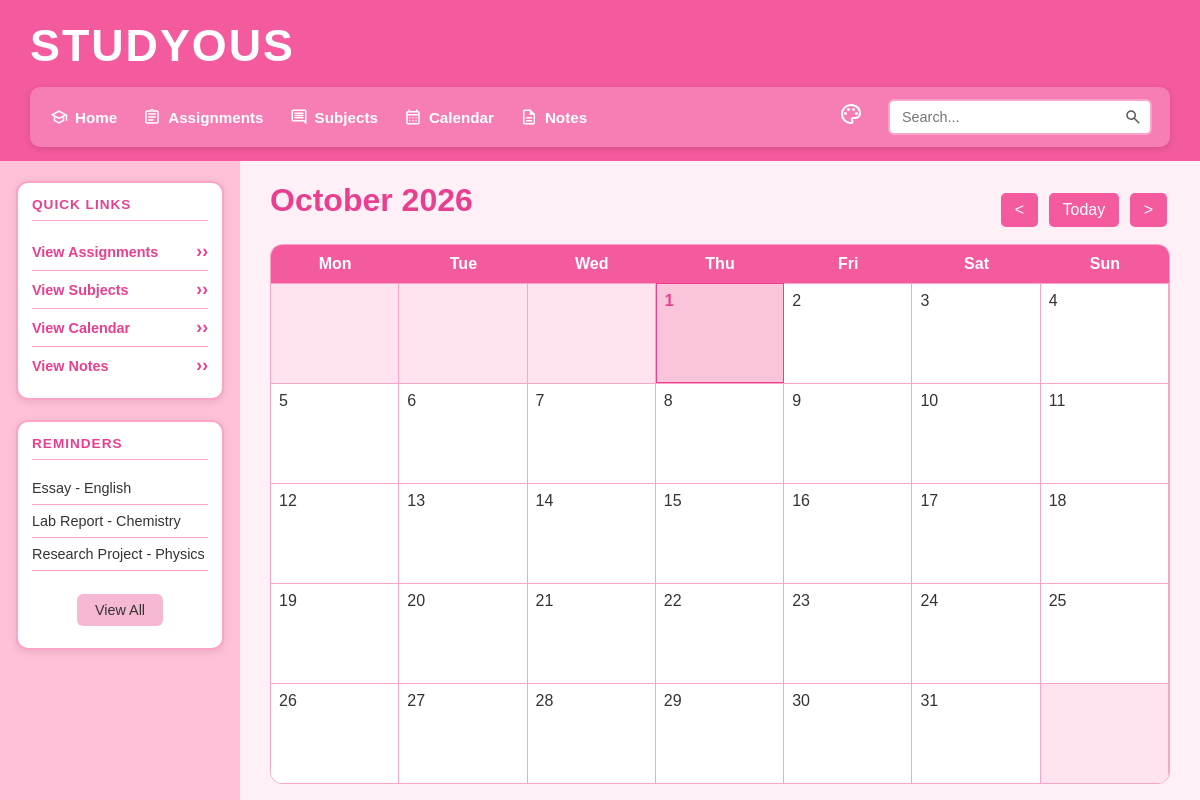
Page /calendar on the earlier database version.
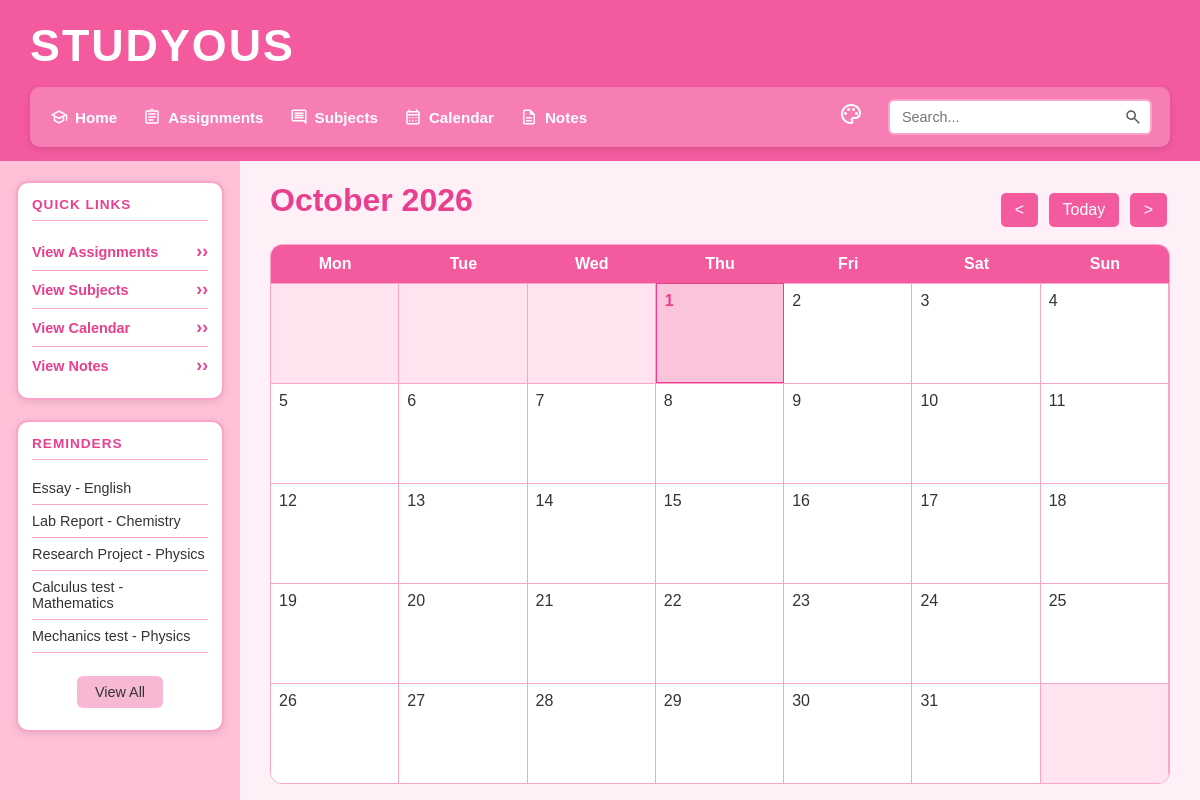
Same page on the later database version.
### tables this page shows
CREATE TABLE assignments (id INTEGER PRIMARY KEY AUTOINCREMENT, subject_id INTEGER REFERENCES subjects (id) NOT NULL, user_id INTEGER REFERENCES users (id) NOT NULL, assignment_name TEXT NOT NULL, due_date TEXT (19) NOT NULL, priority TEXT NOT NULL CHECK ((priority IN ('Low', 'Medium', 'High'))), status TEXT (25) DEFAULT ('Not Started'), notes TEXT, created_at TEXT (19));

CREATE TABLE subjects (id INTEGER PRIMARY KEY AUTOINCREMENT, subject_name TEXT NOT NULL UNIQUE, teacher_name TEXT NOT NULL, room TEXT, credits INTEGER CHECK ((credits > 0)));

### main.py (the view)
@app.route("/calendar")
def calendar():
    month = request.args.get("month", type=int)
    year = request.args.get("year", type=int)
    today = datetime.today()
    if month is None or year is None:
        month = today.month
        year = today.year
    today_day = today.day
    today_month = today.month
    today_year = today.year
    change = request.args.get("change")
    if change == "next":
        month += 1
        if month == 13:
            month = 1
            year += 1
    elif change == "previous":
        month -= 1
        if month == 0:
            month = 12
            year -= 1
    month_days = cal.monthcalendar(year, month)
    month_name = cal.month_name[month]
    return render_template(
        "calendar.html",
        month=month,
        year=year,
        month_name=month_name,
        month_days=month_days,
        today_day=today_day,
        today_month=today_month,
        today_year=today_year,
    )

### main.py (called while the page is built)
def create_connection(db_file):
    try:
        connection = sqlite3.connect(db_file)
        return connection
    except Error as e:
        print(e)
    return None

def get_reminders():
    query = """
        SELECT assignments.id,
               assignments.assignment_name,
               subjects.subject_name,
               assignments.due_date,
               assignments.priority,
               assignments.status
        FROM assignments
        JOIN subjects
        ON assignments.subject_id = subjects.id
        WHERE assignments.status != 'Completed'
        ORDER BY assignments.due_date ASC
        LIMIT 5
    """
    con = create_connection(DATABASE)
    cur = con.cursor()
    cur.execute(query)
    rows = cur.fetchall()
    con.close()
    return rows

@app.context_processor
def inject_reminders():
    return {"reminders": get_reminders()}

### templates/calendar.html
{% extends "base.html" %}
{% block main %}
<div class="calendar">
    <div class="calendar-header">
        <h1>{{ month_name }} {{ year }}</h1>
        <div>
            <a class="calendar-button" href="/calendar?month={{ month }}&year={{ year }}&change=previous">
                &lt;
            </a>
            <a class="calendar-button" href="/calendar">
                Today
            </a>
            <a class="calendar-button" href="/calendar?month={{ month }}&year={{ year }}&change=next">
                &gt;
            </a>
        </div>
    </div>
    <div class="calendar-grid">
        <div class="day-name">Mon</div>
        <div class="day-name">Tue</div>
        <div class="day-name">Wed</div>
        <div class="day-name">Thu</div>
        <div class="day-name">Fri</div>
        <div class="day-name">Sat</div>
        <div class="day-name">Sun</div>
        {% for week in month_days %}
        {% for day in week %}
        {% if day == 0 %}
        <div class="day other-month"></div>
        {% else %}
        {% if day == today_day and month == today_month and year == today_year %}
        <div class="day today">
            {{ day }}
        </div>
        {% else %}
        <div class="day">
            {{ day }}
        </div>
        {% endif %}
        {% endif %}
        {% endfor %}
        {% endfor %}
    </div>
</div>
{% endblock %}

### templates/base.html (shortened to what this page needs)
<!DOCTYPE html>
<html lang="en">
<head>
    <link type="text/css" rel="stylesheet" href="/static/css/style.css">
</head>
<body class="theme-{{ request.cookies.get('theme', 'pink') }}">
    <header class="top-header">
        <h1 class="site-title">Studyous</h1>
        <div class="header-row">
            <div class="nav-bar">
                <nav class="main-nav">
                    <ul>
                        <li>
                            <a href="/">
                                <img src="/static/images/home.svg" alt="Home" class="nav-icon">
                                Home
                            </a>
                        </li>
                        <li>
                            <a href="/assignments">
                                <img src="/static/images/assignments.svg" alt="Assignments" class="nav-icon">
                                Assignments
                            </a>
                        </li>
                        <li>
                            <a href="/subjects">
                                <img src="/static/images/subjects.svg" alt="Subjects" class="nav-icon">
                                Subjects
                            </a>
                        </li>
                        <li>
                            <a href="/calendar">
                                <img src="/static/images/calendar.svg" alt="Calendar" class="nav-icon">
                                Calendar
                            </a>
                        </li>
                        <li>
                            <a href="/notes">
                                <img src="/static/images/notes.svg" alt="Notes" class="nav-icon">
                                Notes
                            </a>
                        </li>
                    </ul>
                </nav>
                <div class="theme-menu">
                    <span class="theme-icon">
                    </span>
                </div>
                <form class="search-form" method="POST" action="/search">
                    <div class="search-box">
                        <input type="text" name="search" id="search" placeholder="Search...">
                        <button type="submit" class="search-button" aria-label="Search">
                        </button>
                    </div>
                </form>
            </div>
        </div>
    </header>
    <div class="body-container">
        <aside class="sidebar">
            <section class="sidebar-box">
                <h2>Quick Links</h2>
                <ul class="quick-links">
                    <li>
                        <a href="/assignments">View Assignments</a>
                    </li>
                    <li>
                        <a href="/subjects">View Subjects</a>
                    </li>
                    <li>
                        <a href="/calendar">View Calendar</a>
                    </li>
                    <li>
                        <a href="/notes">View Notes</a>
                    </li>
                </ul>
            </section>
            <section class="sidebar-box">
                <h2>Reminders</h2>
                <ul class="reminders">
                    {% for reminder in reminders %}
                    <li>
                        <a href="/reminders?id={{ reminder[0] }}">
                            {{ reminder[1] }} - {{ reminder[2] }}
                        </a>
                    </li>
                    {% endfor %}
                    <li>
                        <a href="/reminders" class="view-all-button">
                            View All
                        </a>
                    </li>
                </ul>
            </section>
        </aside>
        <main>
            {% block main %}{% endblock %}
        </main>
    </div>
</body>
</html>

Differences in the rows shown:
added assignments: assignment_name "Calculus test", subject_name "Mathematics"
added assignments: assignment_name "Mechanics test", subject_name "Physics"
